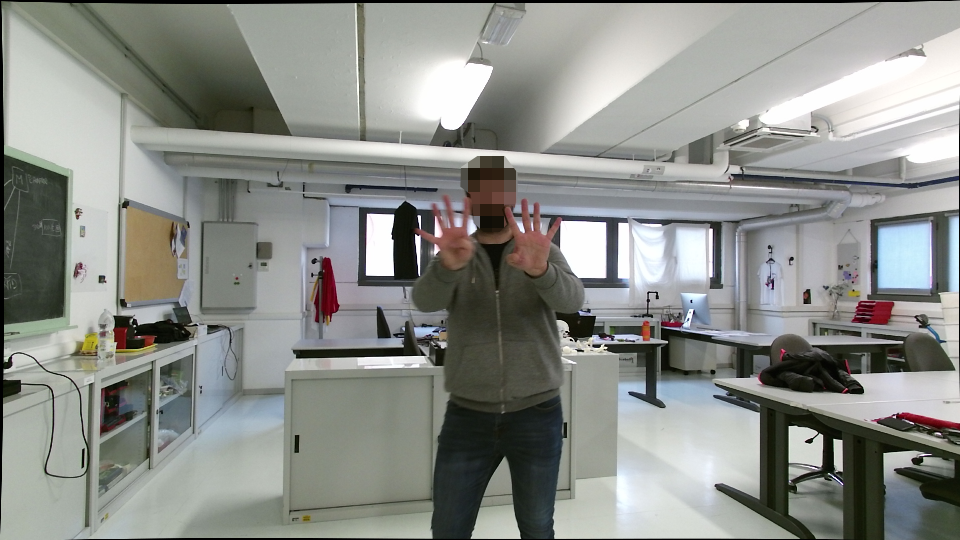
#> input picture wycinanie/Subject1/1019_color.png, 960 x 540 px
$ python -i wycinanie.py   (imports and definitions only)
#> lines starting #> are read from the running program, lines starting #| are printed output that depends on the picture; after the words box and inside, x2 and y2 are one past the last pixel; in counts of white or black regions, pixels touching at a corner belong together
#> further down, picture is the input picture: shape (540, 960, 3); mean B, G, R 137.3, 142, 139.5
import cv2
import pandas as pd
import os
import numpy as np
from collections import defaultdict

# Ścieżki
csv_path = "output.csv"
image_folder = "Subject1"
output_folder = "AI"
train_folder = os.path.join(output_folder, "train")
test_folder = os.path.join(output_folder, "test")
# [3 lines not run here, left out]

class_counts = defaultdict(int)

# Wczytaj CSV
# [1 line that did not run here, left out]
# [1 line that did not run here, left out]
# [1 line that did not run here, left out]
# [1 line that did not run here, left out]
# [1 line that did not run here, left out]
# [1 line not run here, left out]

# Znajdź kolumny dla rąk
hand_columns = []
# [6 lines not run here, left out]

# Funkcja: maska koloru skóry
def get_skin_mask(img):
    ycrcb = cv2.cvtColor(img, cv2.COLOR_BGR2YCrCb)
#> ycrcb: shape (540, 960, 3); mean of channels 0, 1, 2 140.7, 127.1, 126.1
    lower = np.array([0, 133, 77], dtype=np.uint8)
    upper = np.array([255, 173, 127], dtype=np.uint8)
    mask = cv2.inRange(ycrcb, lower, upper)
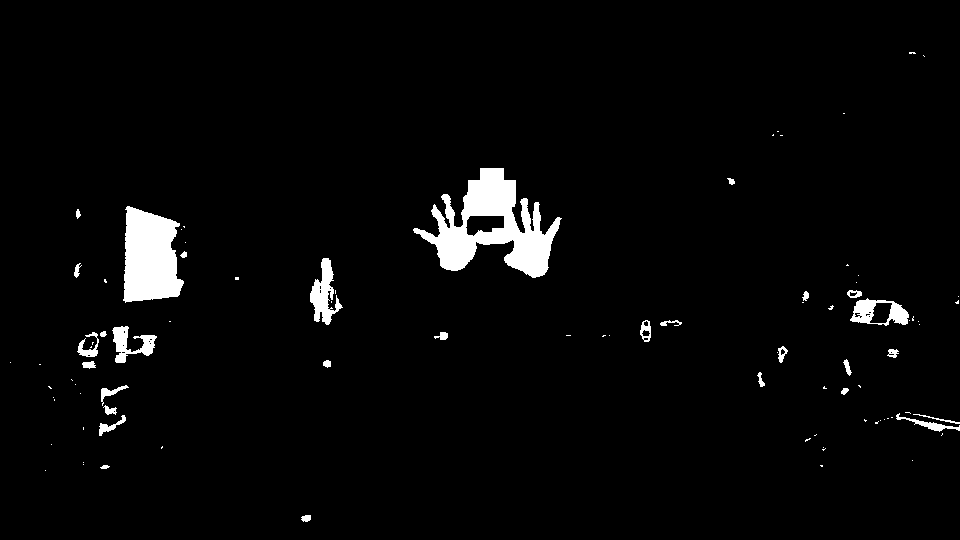
#> mask: shape (540, 960); 3.2% white; 91 white regions (61 under 20 px), largest, box (x1, y1, x2, y2) and area: (413, 168, 562, 278) 7036, (123, 206, 184, 303) 4477, (310, 258, 343, 325) 1034

    # Morfologia: usunięcie szumów i białej otoczki
    kernel = cv2.getStructuringElement(cv2.MORPH_ELLIPSE, (5, 5))
    mask = cv2.morphologyEx(mask, cv2.MORPH_OPEN, kernel)
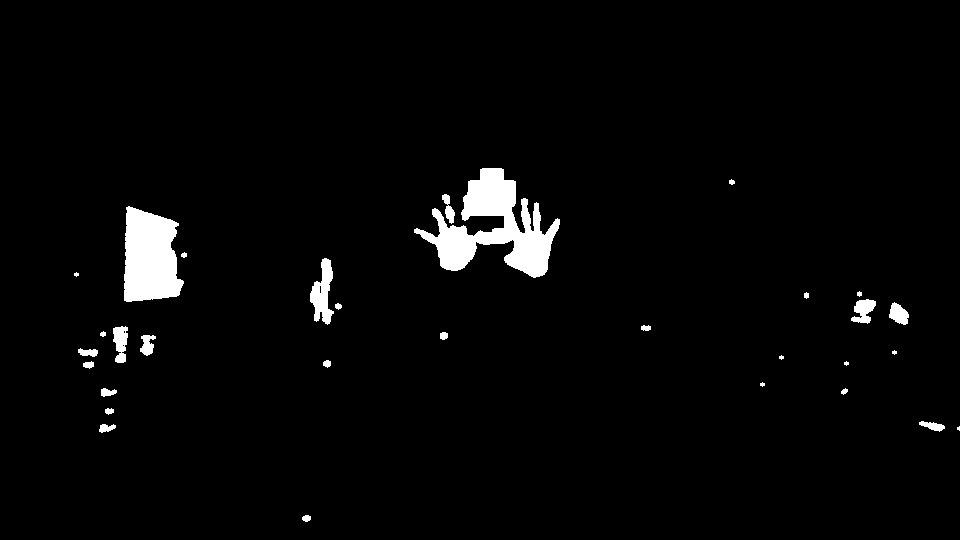
#> mask: shape (540, 960); 2.8% white; 31 white regions (6 under 20 px), largest, box (x1, y1, x2, y2) and area: (414, 168, 560, 278) 6733, (124, 206, 184, 302) 4458, (310, 258, 334, 325) 890
    mask = cv2.morphologyEx(mask, cv2.MORPH_CLOSE, kernel)
#> mask: shape (540, 960); 2.9% white; 30 white regions (6 under 20 px), largest, box (x1, y1, x2, y2) and area: (414, 168, 560, 278) 7092, (124, 206, 184, 302) 4471, (310, 258, 334, 325) 920
    mask = cv2.morphologyEx(mask, cv2.MORPH_DILATE, kernel)
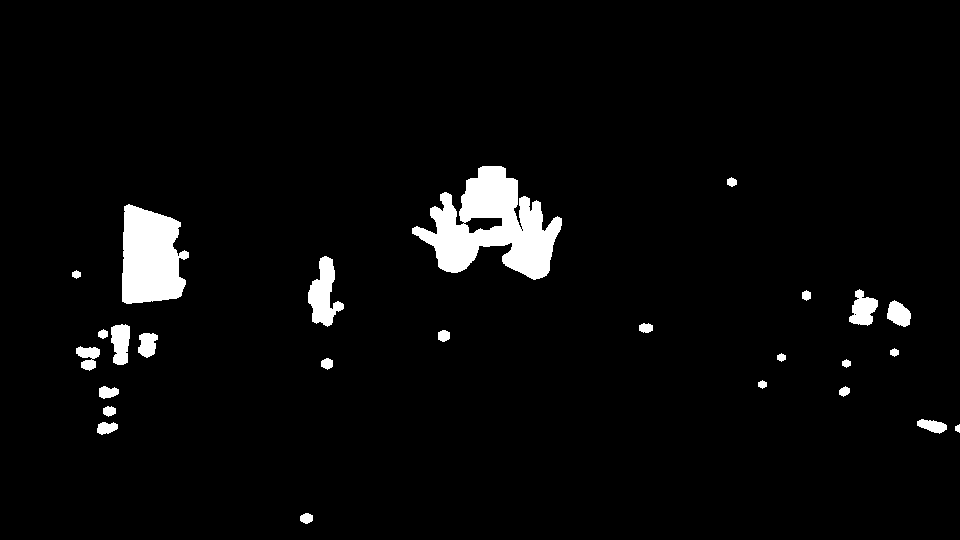
#> mask: shape (540, 960); 3.8% white; 26 white regions, largest, box (x1, y1, x2, y2) and area: (412, 166, 562, 280) 8719, (122, 204, 189, 304) 5138, (308, 256, 344, 327) 1360

    return mask

# Funkcja: przetwórz i zapisz
def crop_and_save(img, coords, side, column_label, filename):
    x, y, w, h = coords
    crop = img[y:y + h, x:x + w]

    # Skala szarości


    # Maska skóry
    ycrcb = cv2.cvtColor(crop, cv2.COLOR_BGR2YCrCb)
    lower = np.array([0, 133, 77], dtype=np.uint8)
    upper = np.array([255, 173, 127], dtype=np.uint8)
    mask = cv2.inRange(ycrcb, lower, upper)
    gray_crop = cv2.cvtColor(crop, cv2.COLOR_BGR2GRAY)
    # Morfologia – oczyszczanie maski
    kernel = cv2.getStructuringElement(cv2.MORPH_ELLIPSE, (5, 5))
    mask = cv2.morphologyEx(mask, cv2.MORPH_OPEN, kernel)
    mask = cv2.morphologyEx(mask, cv2.MORPH_CLOSE, kernel)

    # Największy kontur
    contours, _ = cv2.findContours(mask, cv2.RETR_EXTERNAL, cv2.CHAIN_APPROX_SIMPLE)
    if contours:
        largest = max(contours, key=cv2.contourArea)
        clean_mask = np.zeros_like(mask)
        cv2.drawContours(clean_mask, [largest], -1, 255, -1)
    else:
        clean_mask = mask

    # Nałożenie maski na obraz w szarości
    hand_only = cv2.bitwise_and(gray_crop, gray_crop, mask=clean_mask)

    # Zapis
    name = f"{os.path.splitext(filename)[0]}_{side.upper()}_{column_label.upper()}.png"
    class_counts[column_label] += 1
    subfolder = test_folder if class_counts[column_label] % 5 == 0 else train_folder
    output_path = os.path.join(subfolder, name)
    cv2.imwrite(output_path, hand_only)
    print(f"✅ {filename} ➝ {name}")


# Główna pętla
# [31 lines not run here, left out]

>>> import cv2
>>> picture = cv2.imread('Subject1/1019_color.png')
>>> result = get_skin_mask(picture)

$ run again, on wycinanie/Subject1/1177_color.png
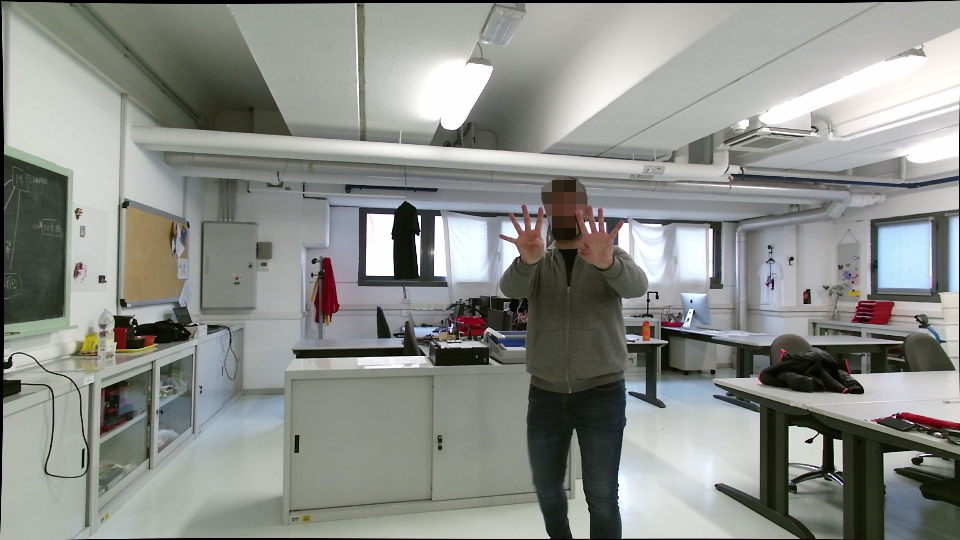
#> input picture wycinanie/Subject1/1177_color.png, 960 x 540 px
#> picture is the input picture: shape (540, 960, 3); mean B, G, R 137.9, 142.5, 140
#> ycrcb: shape (540, 960, 3); mean of channels 0, 1, 2 141.3, 127.1, 126.1
#> in get_skin_mask, `mask = cv2.inRange(ycrcb, lower, upper)`:
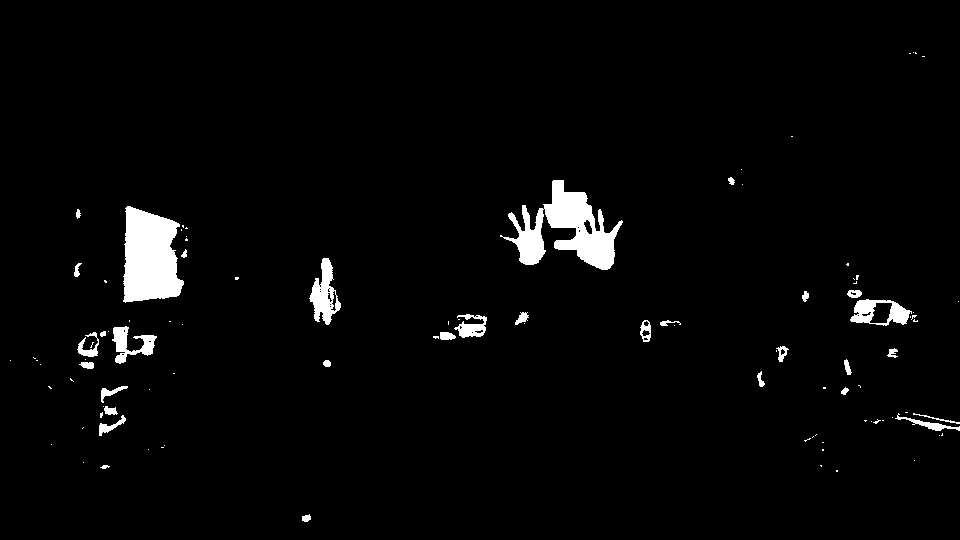
#> mask: shape (540, 960); 2.8% white; 101 white regions (69 under 20 px), largest, box (x1, y1, x2, y2) and area: (500, 180, 623, 270) 4587, (123, 206, 184, 303) 4487, (309, 258, 341, 325) 1064
#> in get_skin_mask, `mask = cv2.morphologyEx(mask, cv2.MORPH_DILATE, kernel)`:
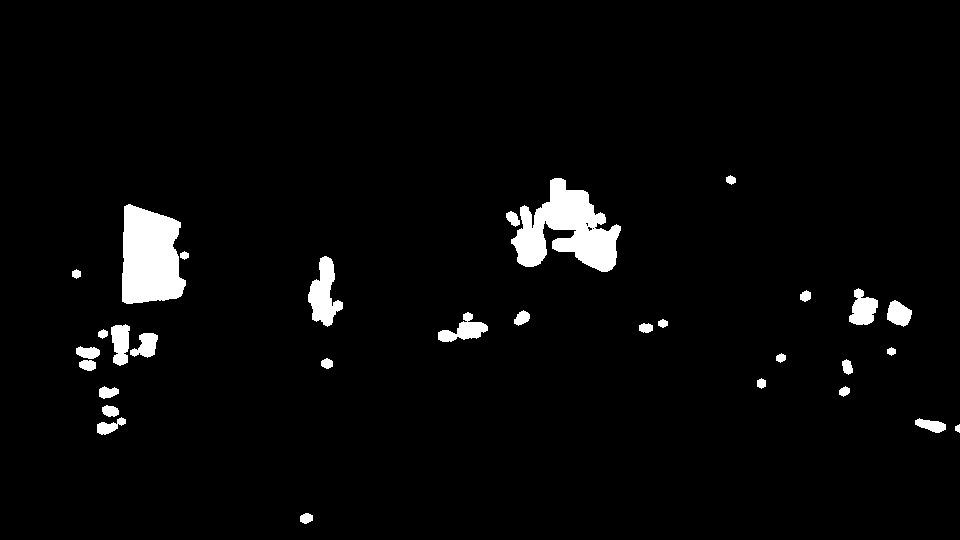
#> mask: shape (540, 960); 3.4% white; 31 white regions, largest, box (x1, y1, x2, y2) and area: (511, 178, 621, 272) 5517, (122, 204, 186, 304) 5063, (308, 256, 343, 327) 1345
